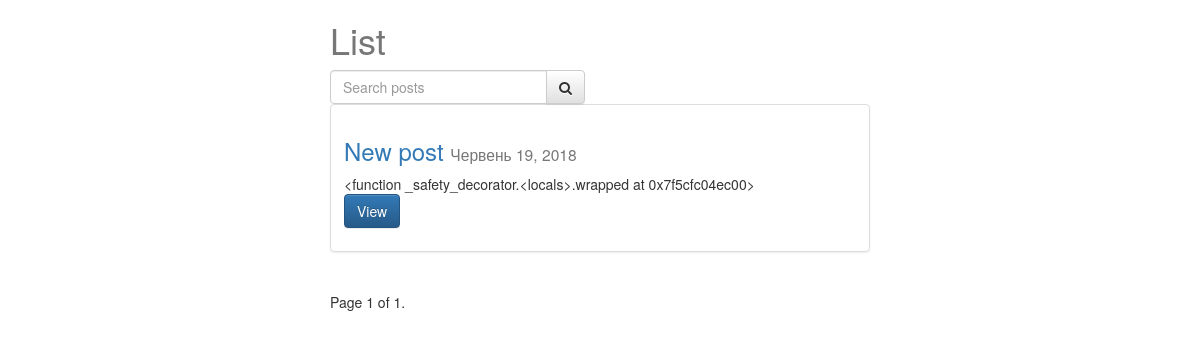
/posts/, run on the app's committed database.
### posts/models.py (models this page shows, shortened)
class Post(models.Model):
    user = models.ForeignKey(settings.AUTH_USER_MODEL, default=1)
    title = models.CharField(max_length=120)
    slug = models.SlugField(unique=True)
    image = models.ImageField(upload_to=upload_location,
                              null=True, blank=True,
                              width_field="width_field",
                              height_field="height_field")
    height_field = models.IntegerField(default=0)
    width_field = models.IntegerField(default=0)
    content = models.TextField()
    draft = models.BooleanField(default=False)
    publish = models.DateField(auto_now=False, auto_now_add=False)
    updated = models.DateTimeField(auto_now=True, auto_now_add=False)
    timestamp = models.DateTimeField(auto_now=False, auto_now_add=True)
    objects = PostManager()
    def get_absolute_url(self):
        return reverse("posts:detail", kwargs={"slug": self.slug})
    class Meta:
        ordering = ["-timestamp", "-updated"]
    def get_markdown(self):
        content = self.content
        markdown_text = markdown(content)
        return mark_safe(markdown_text)

### posts/views.py (the view, shortened to what this page needs)
def post_list(request):
    today = timezone.now().date()
    queryset_list = Post.objects.active()
    if request.user.is_staff or request.user.is_superuser:
        queryset_list = Post.objects.all()
    query = request.GET.get("q")
    paginator = Paginator(queryset_list, 3)
    page_request_var = "page"
    page = request.GET.get(page_request_var)
    try:
        queryset = paginator.page(page)
    except PageNotAnInteger:
        queryset = paginator.page(1)
    except EmptyPage:
        queryset = paginator.page(paginator.num_pages)
    context = {
        "objects_list": queryset,
        "title": "List",
        "page_request_var": page_request_var,
        "today": today,
    }
    return render(request, "post_list.html", context)

### posts/models.py (called while the page is built)
    def active(self, *args, **kwargs):
        return super(PostManager, self).filter(draft=False).filter(
            publish__lte=timezone.now())

### templates/post_list.html (shortened to what this page needs)
{% extends "base.html" %}
{% block content %}
<div class="col-sm-6 col-sm-offset-3">
<h1>{{ title }}</h1>
<form method="GET" action="" class="row">
    <div class="col-sm-6">
        <div class="input-group">
            <input class="form-control" type="text" name="q" placeholder="Search posts" value="{{ request.GET.q }}">
            <span class="input-group-btn">
                <button class="btn btn-default" type="submit"><i class="fa fa-search"></i></button>
            </span>
        </div>
    </div>
</form>
{% for obj in objects_list %}
<div class="row">
  <div class="col-sm-12">
      <div class="thumbnail">
          <div class="caption post-detail-item">
              <h3><a href="{{ obj.get_absolute_url }}">{{ obj.title }}</a> <small>{{ obj.publish }}</small></h3>
              {{ obj.get_markdown|truncatechars_html:120 }}
              <p><a href="{{ obj.get_absolute_url }}" class="btn btn-primary" role="button">View</a></p>
          </div>
      </div>
  </div>
</div>
{% endfor %}
<div class="pagination">
    <span class="step-links">
        <span class="current">
            Page {{ objects_list.number }} of {{ objects_list.paginator.num_pages }}.
        </span>
    </span>
</div>
</div>
{% endblock content %}

### static/css/style.css (style rules this page uses)
h1 { color: #777777; }

### data on the page
Post: title "New post", publish "Червень 19, 2018", get_markdown "<function _safety_decorator.<locals>.wrapped at 0x7f5cfc04ec00>"

### other printed values
{{ title }} "List"
{{ objects_list.number }} "1"
{{ objects_list.paginator.num_pages }} "1"
